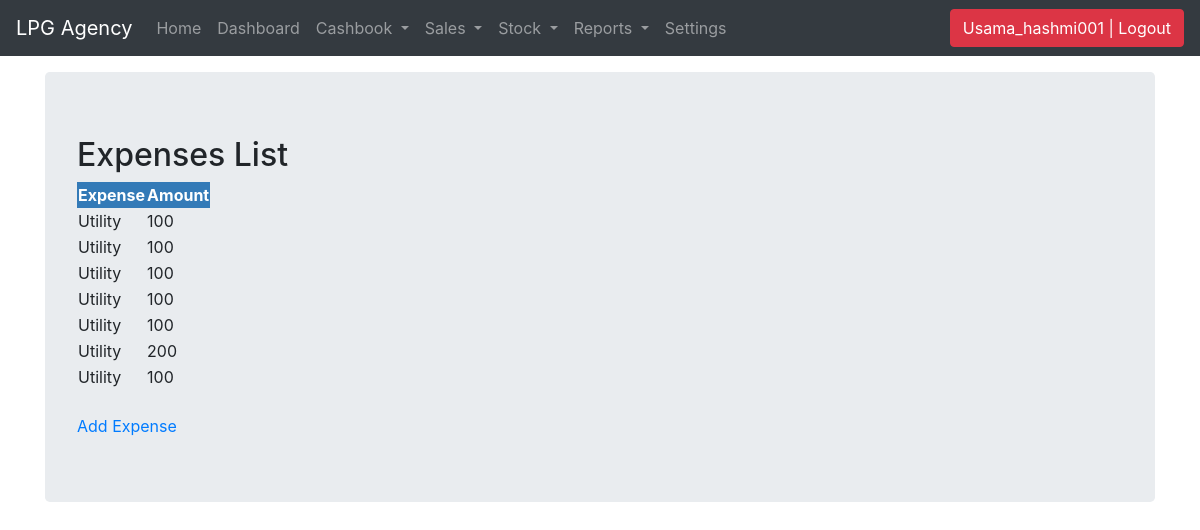
The app's page /expenses/ (signed in), older data.
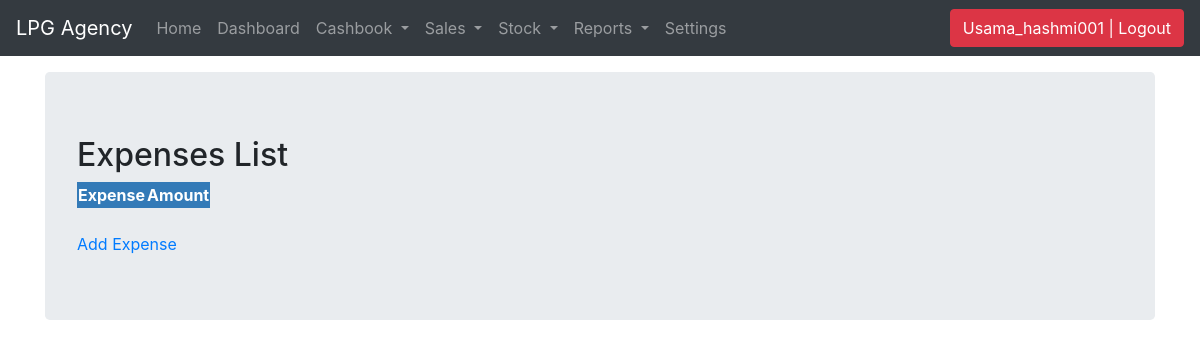
The same page, newer data.
### stockmgmt/models.py (models this page shows, shortened)
class Expenses(models.Model):
    Exp = models.ForeignKey(Expense, on_delete=models.CASCADE)
    amount= models.IntegerField()

class Expense(models.Model):
    name = models.CharField(max_length=50, unique=True)
    def __str__(self):
        return self.name

### stockmgmt/views.py (the view)
# urls.py: path('expenses/', views.expenses_list, name='expenses_list'),
def expenses_list(request):
    if request.user.is_authenticated==True:
        expenses = Expenses.objects.all()
        return render(request, 'expenses_list.html', {'expenses': expenses})
    else:
        return redirect('user_login')

### stockmgmt/templates/expenses_list.html
{% extends 'base.html' %}
{% block content %}
  <h2>Expenses List</h2>
  <table>
    <thead>
      <tr>
        <th>Expense</th>
        <th>Amount</th>
      </tr>
    </thead>
    <tbody>
      {% for expense in expenses %}
        <tr>
          <td>{{ expense.Exp }}</td>
          <td>{{ expense.amount }}</td>
        </tr>
      {% endfor %}
    </tbody>
  </table>
  <br>
  <a href="{% url 'add_expense' %}">Add Expense</a>
{% endblock %}

Row changes from the older to the newer data that the page shows:
removed Expenses: Exp "Utility", amount "100"
removed Expenses: Exp "Utility", amount "100"
removed Expenses: Exp "Utility", amount "100"
removed Expenses: Exp "Utility", amount "100"
removed Expenses: Exp "Utility", amount "100"
removed Expenses: Exp "Utility", amount "200"
removed Expenses: Exp "Utility", amount "100"
